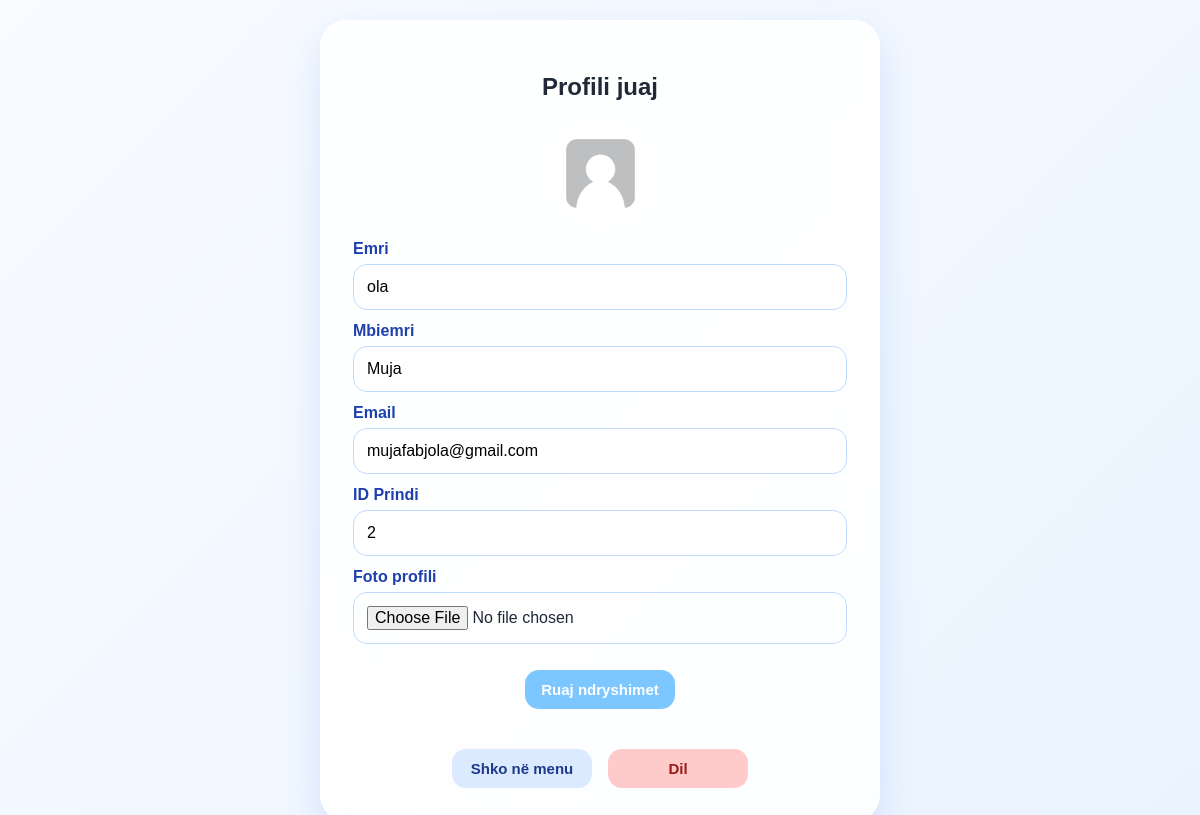
The app's page /profile.php (signed in) with its own data.
### tables this page shows
CREATE TABLE `perdorues` (
  `id` int(11) NOT NULL,
  `emri` varchar(50) NOT NULL,
  `mbiemri` varchar(50) NOT NULL,
  `email` varchar(100) NOT NULL,
  `password` varchar(255) NOT NULL,
  `confirm_pass` varchar(255) DEFAULT NULL,
  `is_email_verified` tinyint(4) DEFAULT 0,
  `roli` enum('femije','prind') NOT NULL,
  `prind_id` int(11) DEFAULT NULL,
  `foto_profil` varchar(255) DEFAULT NULL,
  `created_at` timestamp NOT NULL DEFAULT current_timestamp(),
  `ditelindja` date DEFAULT NULL
);

### profile.php (the view, shortened to what this page needs)
<?php
require_once "configuration.php";
$user_id = $_SESSION['user_id'];
$stmt = $conn->prepare("SELECT id, emri, mbiemri, email, roli, prind_id, foto_profil FROM perdorues WHERE id=? LIMIT 1");
$stmt->bind_param("i", $user_id);
$stmt->execute();
$user = $stmt->get_result()->fetch_assoc();
$foto = !empty($user['foto_profil']) ? $user['foto_profil'] : 'uploads/default.png';
?>
<!DOCTYPE html>
<html lang="sq">
<head>
    <?php if ($user['roli'] === 'femije'): ?>
        <link rel="stylesheet" href="assets/child.css">
    <?php else: ?>
        <link rel="stylesheet" href="assets/parent.css">
    <?php endif; ?>
</head>
<body class="<?= $user['roli'] === 'femije' ? 'child-ui' : 'parent-ui' ?>">
<div class="profile-center-page">
    <div class="profile-box">
        <h2>Profili juaj</h2>
        <img
    class="profile-photo"
    src="<?= htmlspecialchars($foto) ?>"
    alt="Foto profili"
    onerror="this.onerror=null; this.src='uploads/default.png';"
>
        <form method="post" enctype="multipart/form-data">
            <div class="form-row">
                <label>Emri</label>
                <input type="text" name="emri" value="<?= htmlspecialchars($user['emri']) ?>" required>
            </div>
            <div class="form-row">
                <label>Mbiemri</label>
                <input type="text" name="mbiemri" value="<?= htmlspecialchars($user['mbiemri']) ?>" required>
            </div>
            <div class="form-row">
                <label>Email</label>
                <input type="email" name="email" value="<?= htmlspecialchars($user['email']) ?>" required>
            </div>
            <div class="form-row">
                <?php if ($user['roli'] === 'prind'): ?>
                    <label>ID Prindi</label>
                    <input type="text" value="<?= (int)$user['id'] ?>" readonly>
                <?php else: ?>
                    <label>ID Prindi</label>
                    <input type="text" value="<?= (int)$user['prind_id'] ?>" readonly>
                <?php endif; ?>
            </div>
            <div class="form-row">
                <label>Foto profili</label>
                <input
                    type="file"
                    name="foto"
                    accept=".jpg,.jpeg,.png,.gif,.webp,.heic,.heif,image/jpeg,image/png,image/gif,image/webp,image/heic,image/heif"
                >
            </div>
            <button class="btn" type="submit">Ruaj ndryshimet</button>
        </form>
        <div class="bottom-actions">
            <a class="btn btn-light" href="<?= $user['roli'] === 'femije' ? 'femija/f_dashboard.php' : 'p_dashboard.php' ?>">Shko në menu</a>
            <a class="btn btn-danger" href="logout.php">Dil</a>
        </div>
    </div>
</div>
</body>
</html>

### assets/child.css (style rules this page uses)
:root { --child-bg-1:#f8fbff; --child-bg-2:#eaf4ff; --child-blue:#bfe3ff; --child-blue-strong:#7cc7ff; --child-blue-deep:#2563eb; --child-green:#dcfce7; --child-green-strong:#86efac; --child-red:#fee2e2; --child-red-strong:#fca5a5; --child-white:rgba(255,255,255,.88); --child-text:#1f2937; --child-muted:#6b7280; }
* { box-sizing:border-box; }
html { width:100%; min-height:100%; -webkit-text-size-adjust:100%; }
body.child-ui { margin:0; min-height:100vh; min-height:100dvh; font-family:Arial,sans-serif; background:linear-gradient(135deg,var(--child-bg-1),var(--child-bg-2)); color:var(--child-text); }
.profile-box { width:min(560px,92%); background:var(--child-white); backdrop-filter:blur(14px); -webkit-backdrop-filter:blur(14px); border:1px solid rgba(255,255,255,.8); border-radius:26px; padding:32px; text-align:center; box-shadow:0 15px 38px rgba(37,99,235,.14); }
.profile-photo { width:105px; height:105px; border-radius:50%; object-fit:cover; border:4px solid white; margin:14px auto; display:block; }
.form-row { text-align:left; margin-bottom:12px; }
.form-row label { font-weight:bold; color:#1e40af; }
.form-row input { width:100%; border:1px solid #bfdbfe; border-radius:14px; padding:13px; margin-top:6px; font-size:16px; }
.btn { border:none; background:var(--child-blue-strong); color:white; text-decoration:none; padding:11px 16px; border-radius:14px; font-weight:bold; display:inline-block; cursor:pointer; font-size:15px; }
.btn-light { background:#dbeafe; color:#1e3a8a; }
.btn-danger { background:#fecaca; color:#991b1b; }
.profile-center-page { width:100%; min-height:100vh; min-height:100dvh; display:flex; justify-content:center; align-items:center; padding:20px; }
.profile-center-page .profile-box { margin:0 auto; }
.profile-box form .btn { margin-top:14px; margin-bottom:20px; }
.bottom-actions { display:flex; justify-content:center; align-items:center; gap:16px; flex-wrap:wrap; margin-top:20px; }
.bottom-actions .btn { min-width:140px; text-align:center; }

### records on screen
perdorues: emri "ola", mbiemri "Muja", email "mujafabjola@gmail.com", prind "2"
